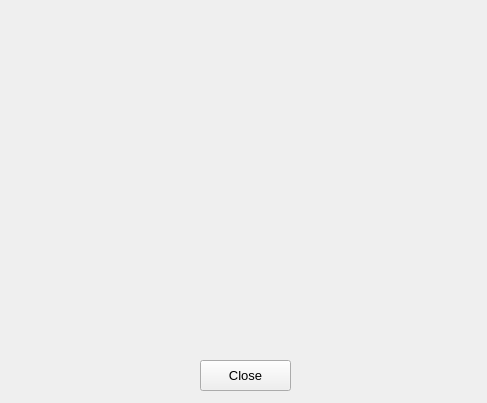
<?xml version="1.0" encoding="UTF-8"?>
<ui version="4.0">
 <class>FormAbout</class>
 <widget class="QWidget" name="FormAbout">
  <property name="windowModality">
   <enum>Qt::NonModal</enum>
  </property>
  <property name="geometry">
   <rect>
    <x>0</x>
    <y>0</y>
    <width>487</width>
    <height>403</height>
   </rect>
  </property>
  <property name="minimumSize">
   <size>
    <width>0</width>
    <height>0</height>
   </size>
  </property>
  <property name="font">
   <font>
    <pointsize>11</pointsize>
   </font>
  </property>
  <property name="windowTitle">
   <string>Form</string>
  </property>
  <property name="autoFillBackground">
   <bool>false</bool>
  </property>
  <property name="styleSheet">
   <string notr="true"/>
  </property>
  <widget class="QPushButton" name="pushButtonClose">
   <property name="geometry">
    <rect>
     <x>200</x>
     <y>360</y>
     <width>91</width>
     <height>31</height>
    </rect>
   </property>
   <property name="font">
    <font>
     <pointsize>10</pointsize>
    </font>
   </property>
   <property name="cursor">
    <cursorShape>ArrowCursor</cursorShape>
   </property>
   <property name="focusPolicy">
    <enum>Qt::NoFocus</enum>
   </property>
   <property name="text">
    <string>Close</string>
   </property>
  </widget>
 </widget>
 <resources/>
 <connections/>
</ui>
